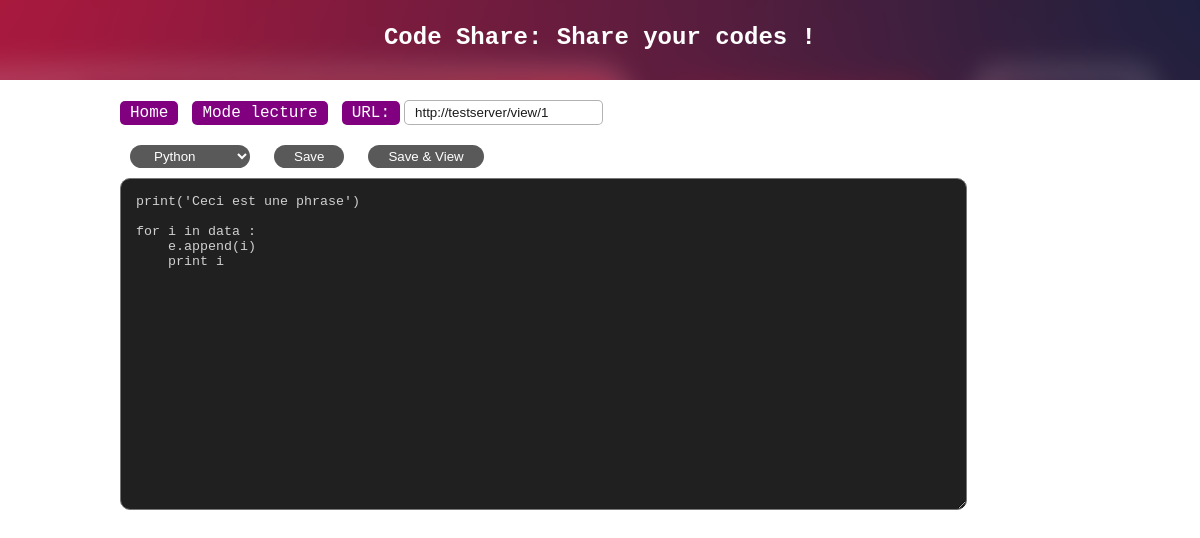
The app's page /edit/1/, older data.
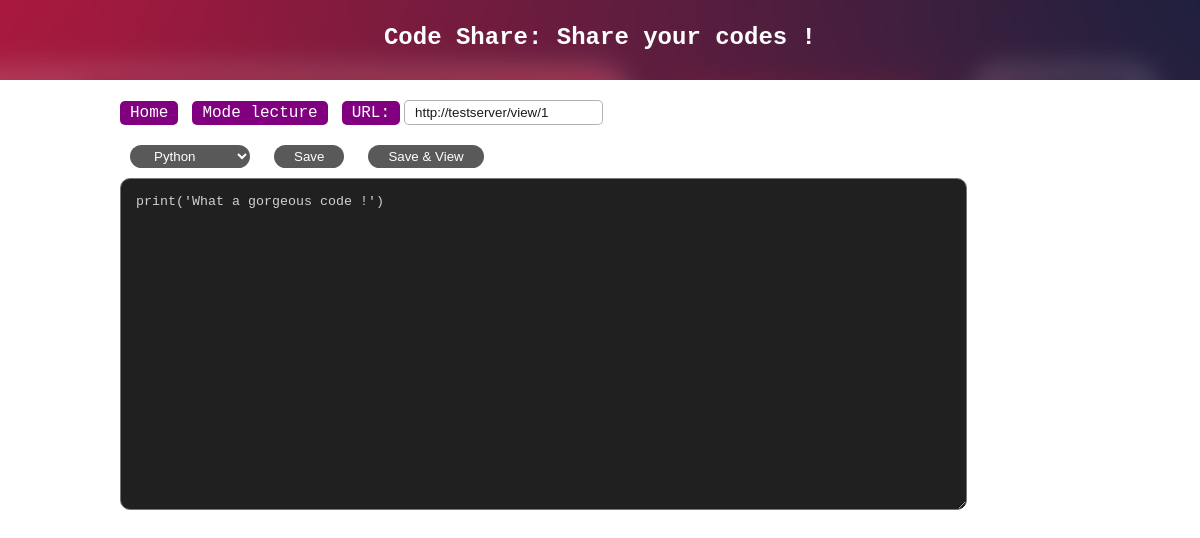
The same page, newer data.
### tables this page shows
CREATE TABLE code (
            uid INTEGER PRIMARY KEY AUTOINCREMENT,
            code TEXT DEFAULT 'print(''What a gorgeous code !'')',
            language VARCHAR(50) DEFAULT 'python',
            createdAt TIMESTAMP DEFAULT CURRENT_TIMESTAMP,
            updatedAt TIMESTAMP
        );

### app.py (the view)
@app.route('/edit/<string:uid>/')
def edit(uid):
    row = getCode(uid)
    if row is None:
        return render_template('error.html',uid = uid)
    d = dict(
        uid=uid,
        code=row[0],
        language=row[1],
        createdAt = row[2],
        updatedAt = row[3],
        url="{}view/{}".format(request.host_url,uid)
    )
    return render_template('edit.html', **d)

### model_sqlite.py (called while the page is built)
def getCode(uid):
    conn = sqlite3.connect('shareCode.db')
    c = conn.cursor()
    c.execute('''
        SELECT
            code,
            language,
            createdAt,
            updatedAt
        FROM code
        WHERE uid = ?
    ''', uid)
    result = c.fetchone()
    conn.commit()
    conn.close()
    return result

### templates/edit.html (shortened to what this page needs)
<html>
   <head>
		<link href="/static/style.css" rel="stylesheet">
	</head>
   <body>
		<main>
			<section class="header view">
				<h1>Code Share: Share your codes !</h1>
			</section>
			<section class="content view">
				<div class="btn-cont">
					<a href="/">Home</a>
					<a href="/view/{{ uid }}">Mode lecture</a>
					<form>
						<label>URL:</label>
						<input name='url' value="{{ url }}">
					</form>
				</div>
				<form class="main-form" method="POST" action="/publish" enctypwe="multipart/form-data">
					<select name="language">
						<option value="python" {% if 'python' == language %} selected {% endif %}>Python</option>
					</select>
					<button type="submit" name="submit" value="edit">Save</button>
					<button type="submit" name="submit" value="view">Save &amp; View</button>
					<textarea name="code" rows=20 cols=100>{{ code }}</textarea>
			   </form>
			</section>
		</main>
   </body>
</html>

Row changes from the older to the newer data that the page shows:
changed code "Python": code "print('Ceci est une phrase') for i in data : e.append(i) print i" → "print('What a gorgeous code !')"
